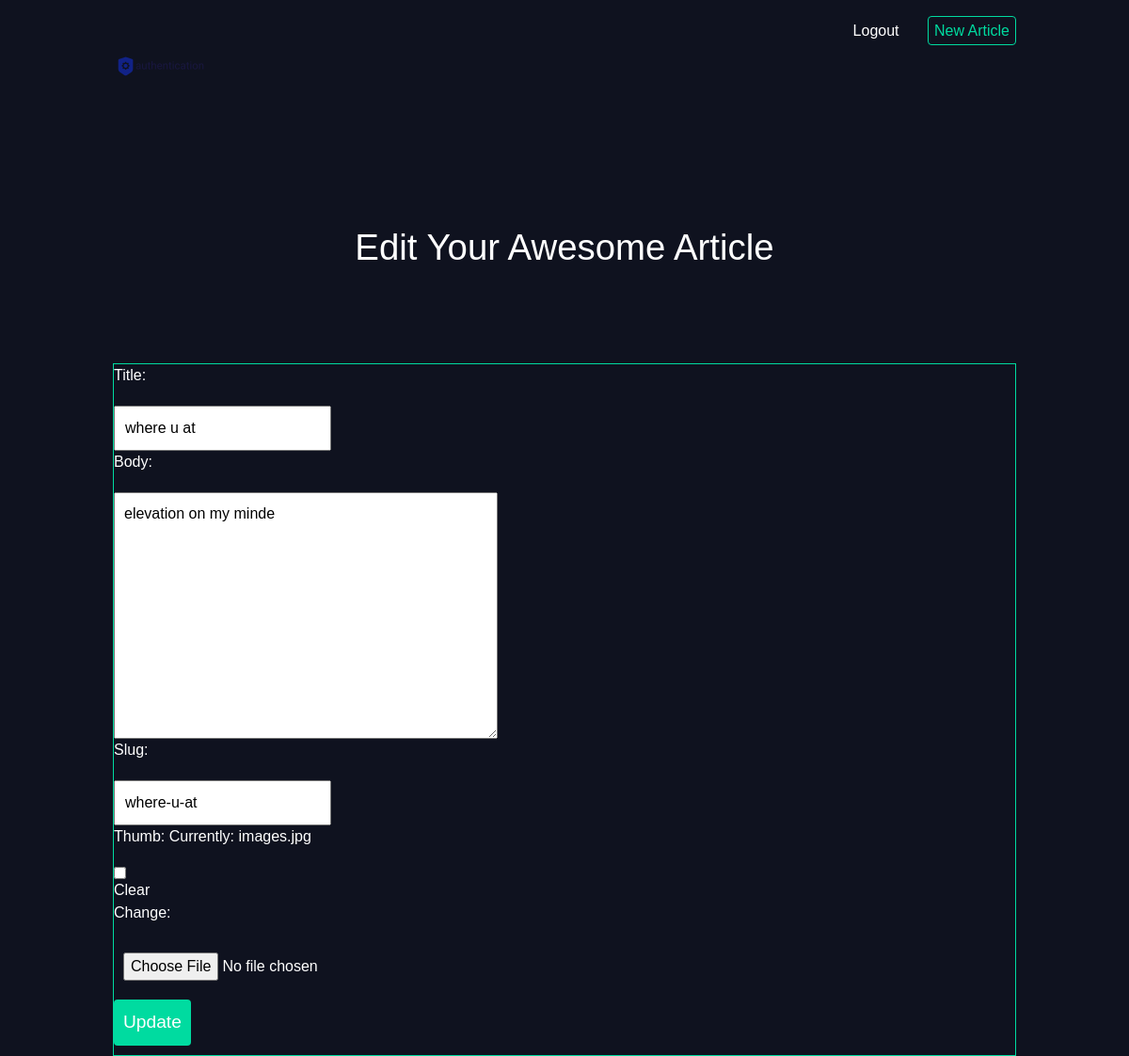
Screenshot of /articles/edit/1/ (signed in) with the database file from the repository.
### article/models.py (models this page shows, shortened)
class Article(models.Model):
    title = models.CharField(max_length=120)
    slug = models.SlugField()
    body = models.TextField()
    date = models.DateTimeField(auto_now_add=True)
    thumb = models.ImageField(default='default.png', blank=True)
    author = models.ForeignKey(User, on_delete=models.CASCADE, default=None)

### article/views.py (the view)
# urls.py: path('edit/<int:article_id>/', views.art_edit, name='edit'),
@login_required(login_url="/accounts/login/")
def art_edit(request, article_id):
    article = get_object_or_404(Article, pk=article_id, author=request.user)
    if request.method == 'POST':
        form = forms.UpdateArticleForm(request.POST, request.FILES, instance=article)
        if form.is_valid():
            form.save()
            return redirect('article:list')
    else:
        form = forms.UpdateArticleForm(instance=article)
    return render(request, 'articles/art_edit.html', {'form': form, 'article': article})

### article/forms.py
class UpdateArticleForm(forms.ModelForm):
    class Meta:
        model = models.Article
        fields = ['title', 'body', 'slug', 'thumb']
    def __init__(self, *args, **kwargs):
        super(UpdateArticleForm, self).__init__(*args, **kwargs)

### article/templates/articles/art_edit.html (shortened to what this page needs)
{% extends 'base_l.html' %}
{% block content %}
    <div class="edit-article">
        <h1>Edit Your Awesome Article</h1>
        <form class="site-form" action="{% url 'article:edit' article.id %}" method="post" enctype="multipart/form-data">
            {{ form }}
            <input type="submit" value="Update">
        </form>
    </div>
{% endblock %}

### static/style.css (style rules this page uses)
html, body { background: #0f121f; background-image: url; background-repeat-y: no-repeat; color: #fff; font-family: arial; }
h1,h2,h3,h4,h5 { font-weight: normal; margin: 0; }
a, a:hover, a:visited { color: #fff; text-decoration: none; }
div.wrapper h1 { text-align: center; margin: 100px auto; font-size: 2.4em; }
.site-form { margin-top: 60px; border: 1px solid #00dba0; padding: 20 px; }
.site-form input, .site-form textarea { display: block; margin: 20px 0 0 0; padding: 10px; }
.site-form input[type="submit"] { background: #00dba0; border: 0; color: #fff; font-size: 1.2em; border-radius: 4px; margin: 10px 0; }

### rows the page displays
Article: title "where u at", body "elevation on my minde", slug "where-u-at"
